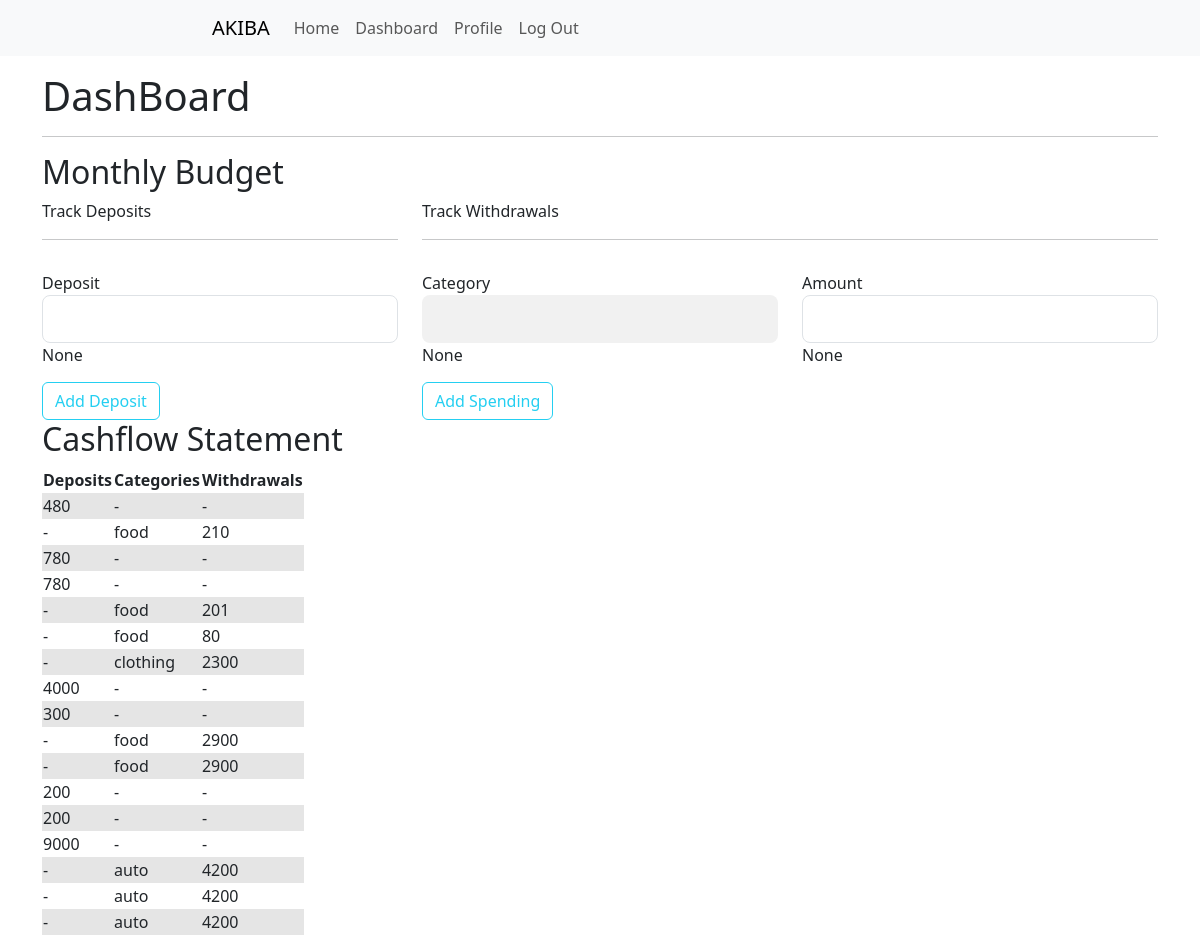
The page /dashboard (signed in) on the database its author committed.
### budgeting_app/models.py (models this page shows, shortened)
class Budget(db.Model):
    id = db.Column(db.Integer, primary_key=True)
    deposit = db.Column(db.Integer)
    category = db.Column(db.String(20))
    amount = db.Column(db.Integer)
    user_id = db.Column(db.Integer, db.ForeignKey('user.id'), nullable=False)

### budgeting_app/routes.py (the view)
@app.route("/dashboard", methods=['GET', 'POST'])
@login_required
def user_dashboard():
    depositform = DepositForm()
    spendingform = SpendingForm()
    if depositform.deposit.data and depositform.validate_on_submit():
        budget = Budget(deposit=depositform.deposit.data, user_id=current_user.id)
        db.session.add(budget)
        db.session.commit()
    if spendingform.category.data and spendingform.amount.data and spendingform.validate_on_submit():
        budget = Budget(category=spendingform.category.data, amount=spendingform.amount.data, user_id=current_user.id)
        db.session.add(budget)
        db.session.commit()
    result = Budget.query.with_entities(Budget.deposit, Budget.category, Budget.amount)
    return render_template("public/dashboard.html", depositform=depositform, spendingform=spendingform, result=result)

### budgeting_app/forms.py
class DepositForm(FlaskForm):
    deposit = IntegerField('Deposit', validators=[DataRequired()])
    submit = SubmitField('Add Deposit')

class SpendingForm(FlaskForm):
    category = StringField('Category', validators=[DataRequired()])
    amount = IntegerField('Amount', validators=[DataRequired()])
    submit = SubmitField('Add Spending')

### budgeting_app/models.py (called while the page is built)
@login_manager.user_loader
def load_user(user_id):
    return User.query.get(int(user_id))

### budgeting_app/templates/public/dashboard.html (shortened to what this page needs)
{% extends "public/templates/public_template.html" %}
{% block main %}
<div class="container">
    <h1>DashBoard</h1>
    <hr>
    <h2>Monthly Budget</h2>
    <div class="row">
        <div class="col-md-4">
            <form method="POST" action="">
                <p>Track Deposits</p>
                <hr>
                <div class="form-group">
                    {{ depositform.deposit.label(class="form-control-label") }}
                    {{ depositform.deposit(class="form-control form-control-lg") }}
                    {{ depositform.deposit.data }}
                </div>
                <div class="registerbtn">
                    {{ depositform.submit(class="btn btn-outline-info") }}
                </div>
            </form>
        </div>
        <div class="col-md-8">
            <form method="POST" , action="">
                <p>Track Withdrawals</p>
                <hr>
                <div class="row">
                    <div class="form-group col">
                        {{ spendingform.category.label(class="form-control-label") }}
                        {{ spendingform.category(class="form-control form-control-lg") }}
                        {{ spendingform.category.data }}
                    </div>
                    <div class="form-group col">
                        {{ spendingform.amount.label(class="form-control-label") }}
                        {{ spendingform.amount(class="form-control form-control-lg") }}
                        {{ spendingform.amount.data }}
                    </div>
                </div>
                <div class="registerbtn">
                    {{ spendingform.submit(class="btn btn-outline-info") }}
                </div>
            </form>
        </div>
    </div>
    <h2>Cashflow Statement</h2>
    <table>
        <tr>
            <th>Deposits</th>
            <th>Categories</th>
            <th>Withdrawals</th>
        </tr>
        {% for row in result %}
        <tr>
        {% for cell in row %}
        <td>
            {% if cell == None %}
                {{ "-" }}
            {% else %}
                {{ cell }}
            {% endif %}
        </td>
        {% endfor %}
        </tr>
        {% endfor %}
    </table>
</div>
{% endblock %}

### budgeting_app/templates/public/templates/public_template.html (shortened to what this page needs)
<!DOCTYPE html>
<html lang="en">
<head>
    <link rel="stylesheet" href="{{ url_for('static', filename='css/index.css') }}">
    <link href="https://cdn.jsdelivr.net/npm/bootstrap@5.3.0-alpha1/dist/css/bootstrap.min.css" rel="stylesheet"
>
</head>
<body>
    <header class="site-header">
        <nav class="navbar navbar-expand-lg bg-body-tertiary">
            <div class="container-fluid col-md-8">
                <a class="navbar-brand" href="#">AKIBA</a>
                <div class="collapse navbar-collapse" id="navbarNav">
                    <ul class="navbar-nav">
                        <li class="nav-item">
                            <a class="nav-link" href="{{ url_for('index') }}">Home</a>
                        </li>
                        {% if current_user.is_authenticated %}
                        <li class="nav-item">
                            <a class="nav-link" href="{{ url_for('user_dashboard') }}">Dashboard</a>
                        </li>
                        <li class="nav-item">
                            <a class="nav-link" href="{{ url_for('user_profile') }}">Profile</a>
                        </li>
                        <li class="nav-item">
                            <a class="nav-link" href="{{ url_for('logout') }}">Log Out</a>
                        </li>
                        {% endif %}
                    </ul>
                </div>
            </div>
        </nav>
    </header>
    <main>
        {% block main %}{% endblock %}
    </main>
</body>
</html>

### budgeting_app/static/css/index.css (style rules this page uses)
* { box-sizing: border-box }
.container { padding: 16px; }
input[type=text], input[type=password] { width: 100%; border: none; background: #f1f1f1; }
.form-group { width: 100%; padding: 15px; padding-left: 0px; padding-right: 0px; display: inline-block; outline: none; }
hr { border: 1px solid #f1f1f1; margin-bottom: 25px; }
.registerbtn { color: white; border: none; cursor: pointer; width: 100%; opacity: 0.9; }
a { color: dodgerblue; }
tr:nth-child(even) { background-color: #e5e5e5; }

### rows shown on the page
Budget: deposit "480", value "-" "-"
Budget: value "-", category "food", row "210"
Budget: deposit "780", value "-" "-"
Budget: deposit "780", value "-" "-"
Budget: value "-", category "food", row "201"
Budget: value "-", category "food", row "80"
Budget: value "-", category "clothing", amount "2300"
Budget: deposit "4000", value "-" "-"
Budget: deposit "300", value "-" "-"
Budget: value "-", category "food", amount "2900"
Budget: value "-", category "food", amount "2900"
Budget: deposit "9000", value "-" "-"
Budget: value "-", category "auto", amount "4200"
Budget: value "-", category "auto", amount "4200"
Budget: value "-", category "auto", amount "4200"

### other values the page prints
{{ depositform.deposit.label(class="form-control-label") }} "Deposit"
{{ depositform.deposit.data }} "None"
{{ spendingform.category.label(class="form-control-label") }} "Category"
{{ spendingform.category.data }} "None"
{{ spendingform.amount.label(class="form-control-label") }} "Amount"
{{ spendingform.amount.data }} "None"
{{ cell }} "200" "200"
{{ "-" }} "-" "-" "-" "-"
